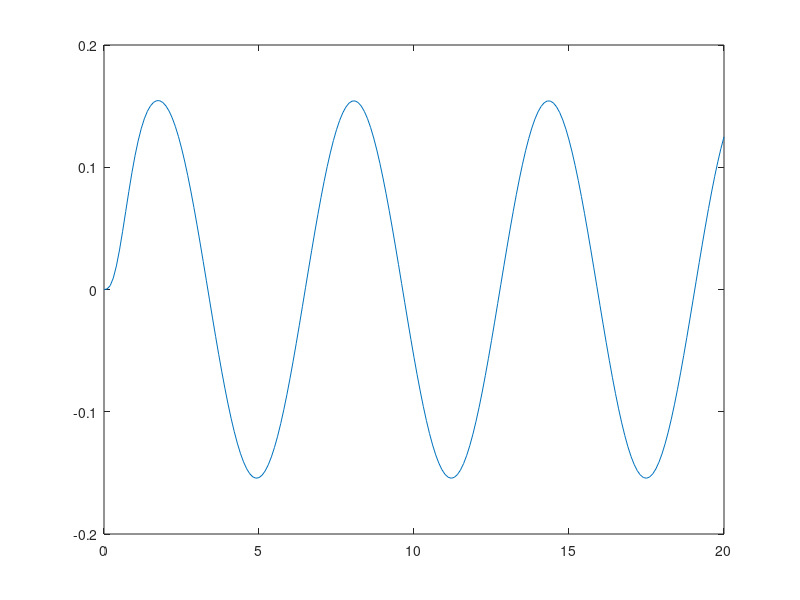

Reproduce this figure in MATLAB.


num = [1];
den=[1 4 20];

sys=tf(num,den);  %  1/(s^2 + 4s + 20)

step(sys) %very powerful and easy to use
pause

impulse(sys) % also powerful and easy to use
pause

t = 0:0.1:20;   % vector of time samples
u = 3*sin(t);   % the INPUT valuse

lsim(sys,u,t)  %plot the response and the input
pause

y=lsim(sys,u,t);
plot(t,y);